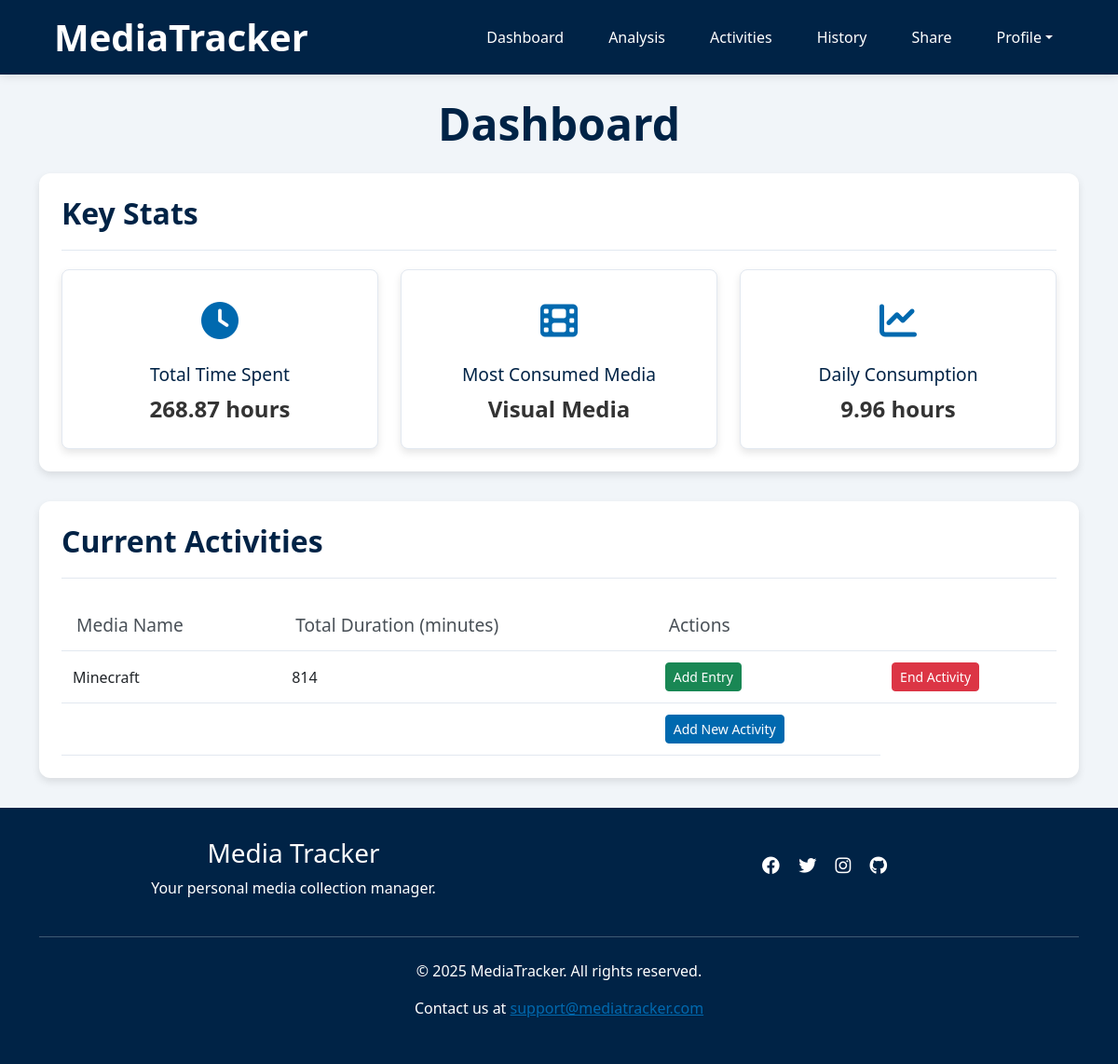
/dashboard (signed in), run on an earlier commit of the app's database.
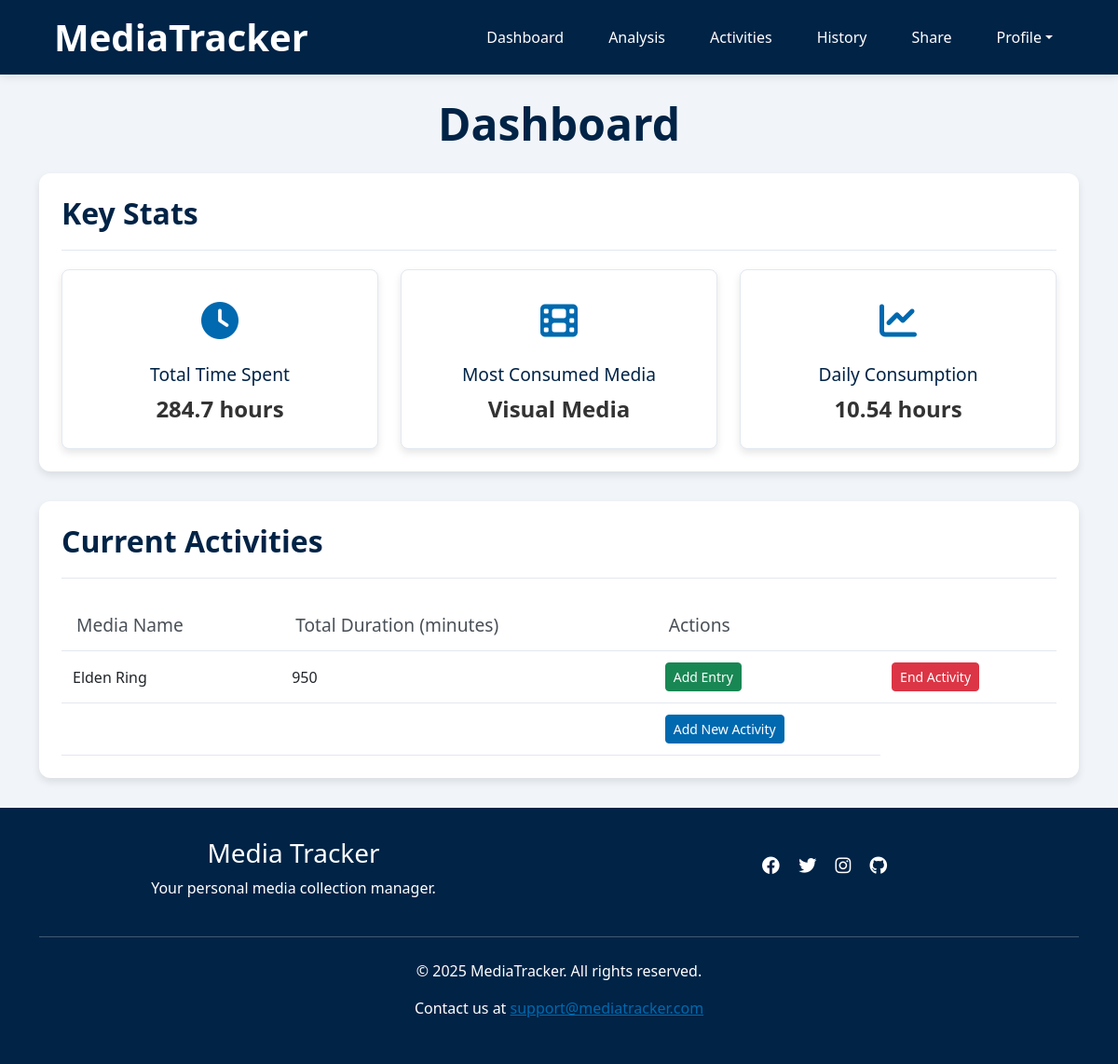
And on a later commit of the database.
### app/models.py (models this page shows)
class Activities(db.Model):
    __tablename__ = 'Activities'
    id = db.Column(db.Integer, primary_key=True)
    username = db.Column(db.String(80), db.ForeignKey('Users.username'), nullable=False)
    media_type = db.Column(db.String(50), nullable=False)
    media_subtype = db.Column(db.String(50), nullable=True)
    media_name = db.Column(db.String(120), nullable=False)
    status = db.Column(db.String(20), nullable=False, default='ongoing')
    start_date = db.Column(db.Date, nullable=True)
    end_date = db.Column(db.Date, nullable=True)
    rating = db.Column(db.Float, nullable=True)
    comment = db.Column(db.Text, nullable=True)
    media_entries = db.relationship('Entries', backref='activity')

### app/routes.py (the view)
@blueprint.route('/dashboard', methods=['GET'])
@login_required
def dashboard():
    result = get_dashboard_data(current_user.username)
    if result: return result

### app/helpers/dashboard_functions.py (called while the page is built)
def get_dashboard_data(username):
    add_entry_form = AddEntryForm()  # Create an instance of the AddEntryForm
    end_activity_form = EndActivityForm()  # Create an instance of the EndActivityForm
    add_activity_form = AddActivityForm()  # Create an instance of the AddActivityForm
    stats = get_user_statistics(username)
    current_activities = get_current_activities(username)
    return render_template(
        'dashboard.html',
        total_time=stats['total_time'],
        most_consumed_media=stats['most_consumed_media'],
        daily_average_time=stats['daily_average_time'],
        current_activities=current_activities,
        add_entry_form=add_entry_form,
        end_activity_form=end_activity_form,
        add_activity_form=add_activity_form
    )

### app/models.py (called while the page is built)
@login.user_loader
def load_user(username):
    return db.session.get(Users, username)

### app/templates/dashboard.html (shortened to what this page needs)
{% extends "base.html" %}
{% block content %}
<div class="container">
    <h1 class="text-center page-title">Dashboard</h1>
     <section class="section wow fadeInUp" data-wow-duration="0.2s" data-wow-delay="0.05s">
        <div class="section-header">
            <h2 class="section-title">Key Stats</h2>
        </div>
        <div class="stats-grid">
            <div class="stats-metric-card">
                <div class="stats-icon clock">
                    <i class="fas fa-clock"></i>
                </div>
                <div class="container">
                    <div class="stats-info"><h3>Total Time Spent</h3></div>
                    <div class="stats-info"><p>{{ total_time }} hours</p></div>
                </div>
            </div>
            <div class="stats-metric-card">
                <div class="stats-icon film">
                    <i class="fas fa-film"></i>
                </div>
                <div class="container">
                    <div class="stats-info"><h3>Most Consumed Media</h3></div>
                    <div class="stats-info"><p>{{ most_consumed_media }}</p></div>
                </div>
            </div>
            <div class="stats-metric-card">
                <div class="stats-icon chart">
                    <i class="fas fa-chart-line"></i>
                </div>
                <div class="container">
                    <div class="stats-info"><h3>Daily Consumption</h3></div>
                    <div class="stats-info"><p>{{ daily_average_time }} hours</p></div>
                </div>
            </div>
        </div>
    </section>
    <section class="section wow fadeInUp" data-wow-duration="0.2s" data-wow-delay="0.1s">
        <div class="section-header" style="margin-bottom: 0;">
            <h2 class="section-title">Current Activities</h2>
        </div>
        <div  class="table-container">
        <table>
            <thead>
                <tr>
                    <th>Media Name</th>
                    <th>Total Duration (minutes)</th>
                    <th>Actions</th>
                    <th></th>
                </tr>
            </thead>
            <tbody>
                {% for activity in current_activities %}
                <tr>
                    <td>{{ activity.media_name }}</td>
                    <td>{{ activity.total_duration }}</td>
                    <td>
                        <button class="btn btn-success btn-sm" data-bs-toggle="modal" data-bs-target="#addEntryModal" data-activity-id="{{ activity.activity_id }}">Add Entry</button>
                    </td>
                    <td>
                        <button class="btn btn-danger btn-sm" data-bs-toggle="modal" data-bs-target="#endActivityModal" data-activity-id="{{ activity.activity_id }}">End Activity</button>
                    </td>
                </tr>
                {% endfor %}
                <tr>
                    <td></td><td></td>
                    <td><button class="btn btn-primary btn-sm" data-bs-toggle="modal" data-bs-target="#addActivityModal">Add New Activity</button></td>
                </tr>
            </tbody>
        </table>
        </div>
    </section>
</div>
{% endblock %}

What changed in the data, as far as the page shows it:
no longer on this page (row edited): Activities: media_name "Minecraft", total_duration "814"
added Activities: media_name "Elden Ring", total_duration "950"
Also different on the page:
{{ total_time }}: "268.87" → "284.7"
{{ daily_average_time }}: "9.96" → "10.54"
